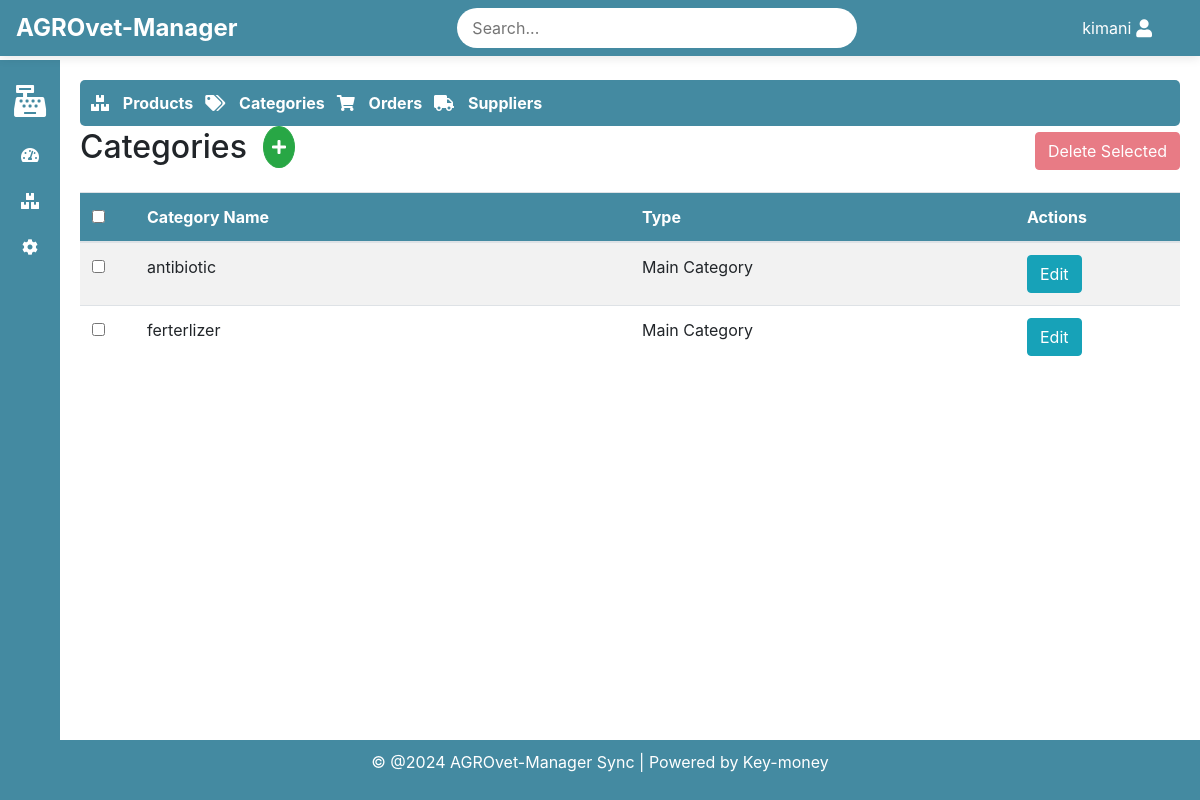
Page /inventory/categories/ (signed in) on the earlier database version.
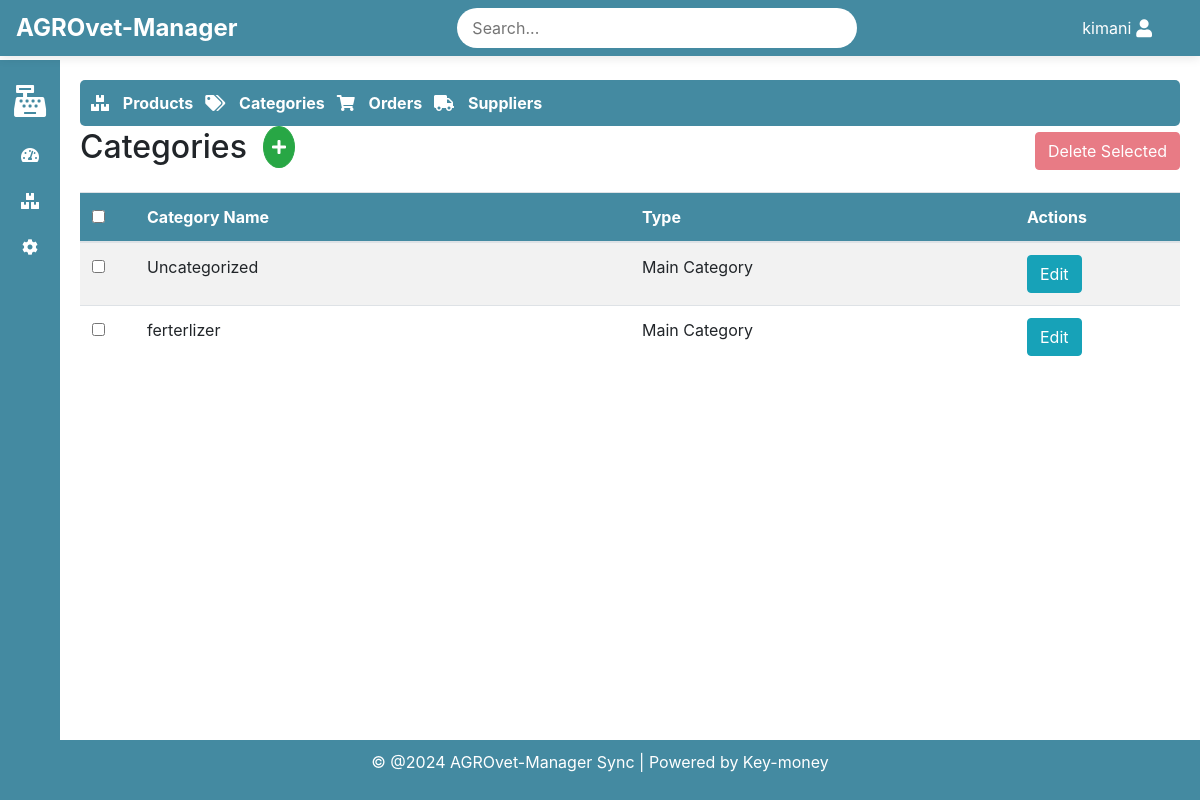
Same page on the later database version.
### inventory/models.py (models this page shows, shortened)
class Category(models.Model):
    name = models.CharField(max_length=255, unique=True)
    parent = models.ForeignKey('self', null=True, blank=True, related_name='subcategories', on_delete=models.CASCADE)
    def __str__(self):
        return self.name

### inventory/views.py (the view)
# urls.py: path('categories/', views.category_list, name='category_list'),
@login_required(login_url='/authlogin/login')
def category_list(request):
    categories = Category.objects.filter(parent__isnull=True).prefetch_related('subcategories')
    form = CategoryForm()
    return render(request, 'inventory/category_list.html', {
        'categories': categories,
        'form': form
    })

### inventory/forms.py
class CategoryForm(forms.ModelForm):
    class Meta:
        model = Category
        fields = ['name', 'parent']

### inventory/templates/inventory/category_list.html (shortened to what this page needs)
{% extends 'base.html' %}
{% block content %}
            {% include 'inventory/inventory_navbar.html' %}
<div>
    <div class="d-flex justify-content-between align-items-center">
        <h2 class="d-flex align-items-center">Categories
            <button class="btn btn-success ml-3" id="add-category-btn" title="Add Category" style="padding: 0.5rem; border-radius: 50%;">
                <i class="fas fa-plus"></i>
            </button>
        </h2>
        <button type="submit" class="btn btn-danger" id="bulk-delete-btn" disabled>
            Delete Selected
        </button>
    </div>
    <form method="post" id="bulk-delete-form" class="mt-3">
        <div class="table-responsive">
            <table class="table table-hover table-striped" id="categoryTable">
                <thead class="bg-success text-white">
                    <tr>
                        <th style="width: 5%;"><input type="checkbox" id="select-all"></th>
                        <th style="width: 45%;">Category Name</th>
                        <th style="width: 35%;">Type</th>
                        <th style="width: 15%;">Actions</th>
                    </tr>
                </thead>
                <tbody>
                    {% for category in categories %}
                    <tr>
                        <td><input type="checkbox" name="selected_categories" value="{{ category.id }}" class="category-checkbox"></td>
                        <td>{{ category.name }}</td>
                        <td>
                            {% if category.parent %}
                                Subcategory of {{ category.parent.name }}
                            {% else %}
                                Main Category
                            {% endif %}
                        </td>
                        <td>
                            <button type="button" class="btn btn-info edit-category-btn"
                                    data-id="{{ category.id }}"
                                    data-name="{{ category.name }}"
                                    data-parent="{% if category.parent %}{{ category.parent.id }}{% else %}none{% endif %}">
                                Edit
                            </button>
                        </td>
                    </tr>
                    {% endfor %}
                </tbody>
            </table>
        </div>
    </form>
</div>
{% endblock %}

Differences in the rows shown:
changed Category: name "antibiotic" → "Uncategorized"
